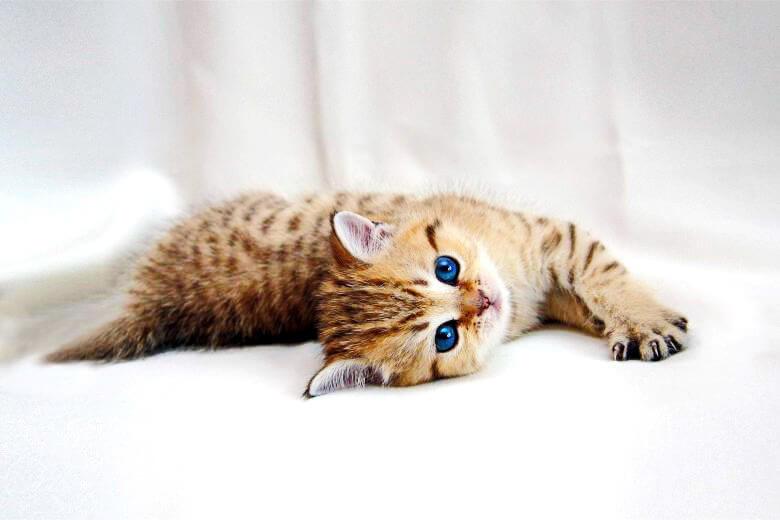
#> input picture Llamame-Gatito.jpg, 780 x 520 px
$ python escalado.py
#> lines starting #> are read from the running program, lines starting #| are printed output that depends on the picture
import cv2
import numpy as np

img = cv2.imread('Llamame-Gatito.jpg')
#> img is the input picture: shape (520, 780, 3); mean B, G, R 211.6, 216.6, 222.8

height, width = img.shape[:2]
#> height = 520; width = 780
scale_factor = 0.5
scaled_img = cv2.resize(img, None, fx=scale_factor, fy=scale_factor, interpolation=cv2.INTER_LINEAR)
scaled_img_resized = cv2.resize(scaled_img, (width, height))
concatenated_img = np.hstack((img, scaled_img_resized))
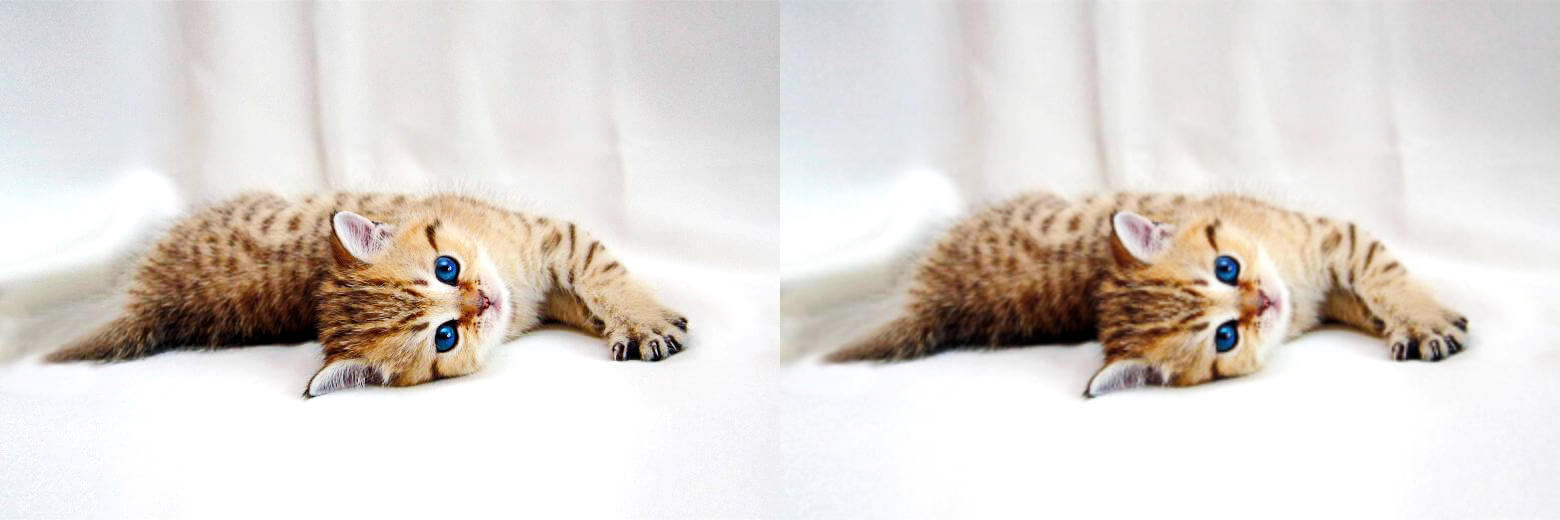
#> concatenated_img: shape (520, 1560, 3); mean B, G, R 211.6, 216.6, 222.8

cv2.imshow('Original vs Escalada', concatenated_img)
cv2.waitKey(0)
cv2.destroyAllWindows()
